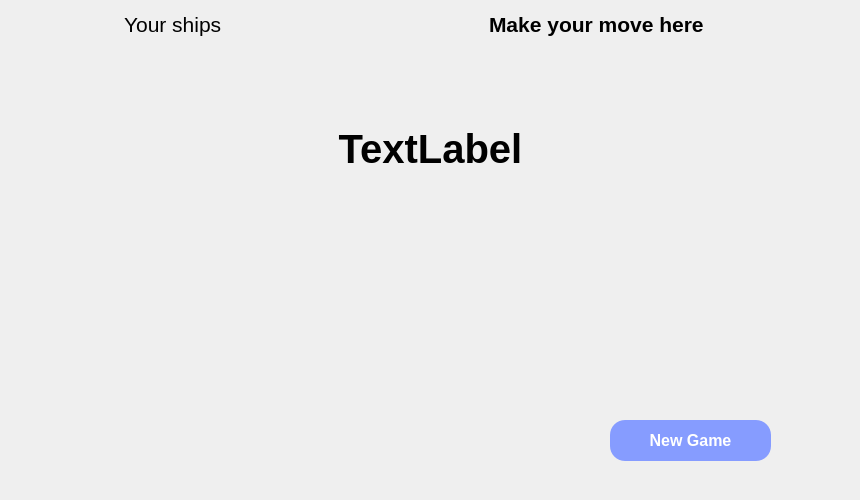
<?xml version="1.0" encoding="UTF-8"?>
<ui version="4.0">
 <class>GamePage</class>
 <widget class="QWidget" name="GamePage">
  <property name="geometry">
   <rect>
    <x>0</x>
    <y>0</y>
    <width>860</width>
    <height>500</height>
   </rect>
  </property>
  <property name="windowTitle">
   <string>Form</string>
  </property>
  <widget class="QWidget" name="horizontalLayoutWidget">
   <property name="geometry">
    <rect>
     <x>39</x>
     <y>49</y>
     <width>781</width>
     <height>291</height>
    </rect>
   </property>
   <layout class="QHBoxLayout" name="horizontalLayout"/>
  </widget>
  <widget class="QLabel" name="label">
   <property name="enabled">
    <bool>true</bool>
   </property>
   <property name="geometry">
    <rect>
     <x>5</x>
     <y>38</y>
     <width>851</width>
     <height>221</height>
    </rect>
   </property>
   <property name="font">
    <font>
     <pointsize>30</pointsize>
     <bold>true</bold>
    </font>
   </property>
   <property name="text">
    <string>TextLabel</string>
   </property>
   <property name="alignment">
    <set>Qt::AlignCenter</set>
   </property>
  </widget>
  <widget class="QWidget" name="horizontalLayoutWidget_2">
   <property name="geometry">
    <rect>
     <x>39</x>
     <y>-1</y>
     <width>781</width>
     <height>51</height>
    </rect>
   </property>
   <layout class="QHBoxLayout" name="horizontalLayout_2">
    <item>
     <widget class="QLabel" name="label_2">
      <property name="font">
       <font>
        <pointsize>16</pointsize>
        <bold>false</bold>
       </font>
      </property>
      <property name="styleSheet">
       <string notr="true">margin: 0 0 0 80px;</string>
      </property>
      <property name="text">
       <string>Your ships</string>
      </property>
     </widget>
    </item>
    <item>
     <widget class="QLabel" name="label_3">
      <property name="sizePolicy">
       <sizepolicy hsizetype="Preferred" vsizetype="Preferred">
        <horstretch>0</horstretch>
        <verstretch>0</verstretch>
       </sizepolicy>
      </property>
      <property name="font">
       <font>
        <pointsize>16</pointsize>
        <bold>false</bold>
       </font>
      </property>
      <property name="styleSheet">
       <string notr="true">margin: 0 0 0 50px;
font-weight: 500;</string>
      </property>
      <property name="text">
       <string>Make your move here</string>
      </property>
      <property name="margin">
       <number>0</number>
      </property>
     </widget>
    </item>
   </layout>
  </widget>
  <widget class="QPushButton" name="pushButton">
   <property name="geometry">
    <rect>
     <x>610</x>
     <y>420</y>
     <width>161</width>
     <height>41</height>
    </rect>
   </property>
   <property name="styleSheet">
    <string notr="true">height: 35px;
background: #869cff;
border-radius: 15px;
font-size: 16px;
color: white;
font-weight: 600;
</string>
   </property>
   <property name="text">
    <string>New Game</string>
   </property>
  </widget>
  <zorder>horizontalLayoutWidget</zorder>
  <zorder>horizontalLayoutWidget_2</zorder>
  <zorder>label</zorder>
  <zorder>pushButton</zorder>
 </widget>
 <resources/>
 <connections/>
</ui>
